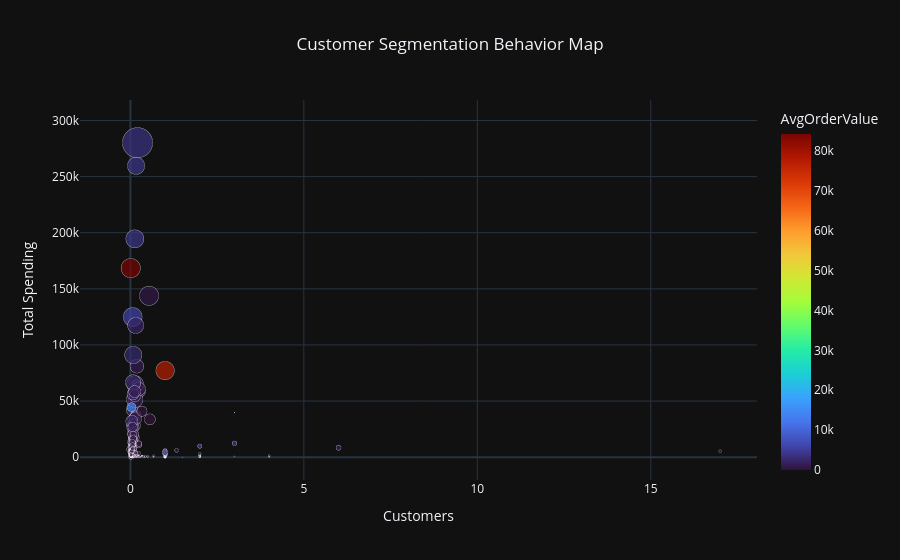

The cell this chart's notebook holds for it:
### Markdown cell above
# Segmentation-Friendly Bubble Plot

This plot is extremely useful before clustering.
This plot visually shows:

high-value customers

frequent buyers

low-value customers

### Code cell
fig = px.scatter(
    customer_df,
    x="PurchaseFrequency",
    y="TotalSpending",
    size="TotalQuantity",
    color="AvgOrderValue",
    hover_data=["TotalTransactions"],
    color_continuous_scale="Turbo",
    size_max=30,
    title="Customer Segmentation Behavior Map"
)

fig.update_traces(
    marker_line_width=0.5, marker_line_color='white'
)

fig.update_layout(
    template="plotly_dark",
    xaxis_title="Customers",
    yaxis_title="Total Spending",
    title_x = 0.5
)

fig.show()

### Figure 1 — Plotly figure (JSON) as saved in the notebook; plotly's stock layout.template omitted (floating-point values rounded to 4 significant figures; data arrays with more than 128 entries replaced by an {"elided": "..."} marker saying what was removed)
{"data": [{"customdata": {"elided": "4338x1 int values"}, "hovertemplate": "PurchaseFrequency=%{x}<br>TotalSpending=%{y}<br>TotalQuantity=%{marker.size}<br>TotalTransactions=%{customdata[0]}<br>AvgOrderValue=%{marker.color}<extra></extra>", "legendgroup": "", "marker": {"color": {"elided": "4338 float values"}, "coloraxis": "coloraxis", "line": {"color": "white", "width": 0.5}, "size": {"elided": "4338 int values"}, "sizemode": "area", "sizeref": 218.8, "symbol": "circle"}, "mode": "markers", "name": "", "showlegend": false, "type": "scattergl", "x": {"elided": "4338 float values"}, "xaxis": "x", "y": {"elided": "4338 float values"}, "yaxis": "y"}], "layout": {"autosize": true, "coloraxis": {"colorbar": {"title": {"text": "AvgOrderValue"}}, "colorscale": [[0, "#30123b"], [0.07143, "#4145ab"], [0.1429, "#4675ed"], [0.2143, "#39a2fc"], [0.2857, "#1bcfd4"], [0.3571, "#24eca6"], [0.4286, "#61fc6c"], [0.5, "#a4fc3b"], [0.5714, "#d1e834"], [0.6429, "#f3c63a"], [0.7143, "#fe9b2d"], [0.7857, "#f36315"], [0.8571, "#d93806"], [0.9286, "#b11901"], [1, "#7a0402"]]}, "legend": {"itemsizing": "constant", "tracegroupgap": 0}, "title": {"text": "Customer Segmentation Behavior Map", "x": 0.5}, "xaxis": {"anchor": "y", "autorange": true, "domain": [0, 1], "range": [-1.295, 18.03], "title": {"text": "Customers"}, "type": "linear"}, "yaxis": {"anchor": "x", "autorange": true, "domain": [0, 1], "range": [-27570.0, 348600.0], "title": {"text": "Total Spending"}, "type": "linear"}}}
